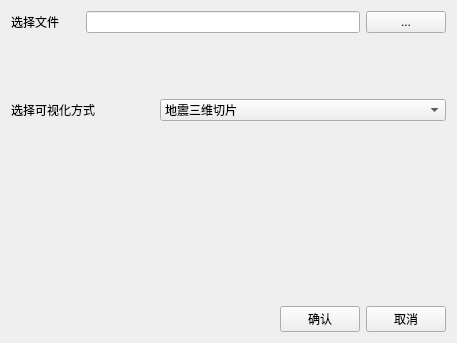
<?xml version="1.0" encoding="UTF-8"?>
<ui version="4.0">
 <class>Form</class>
 <widget class="QWidget" name="Form">
  <property name="windowModality">
   <enum>Qt::NonModal</enum>
  </property>
  <property name="geometry">
   <rect>
    <x>0</x>
    <y>0</y>
    <width>457</width>
    <height>343</height>
   </rect>
  </property>
  <property name="windowTitle">
   <string>Form</string>
  </property>
  <layout class="QVBoxLayout" name="verticalLayout_2">
   <item>
    <layout class="QVBoxLayout" name="verticalLayout" stretch="1,1,1,3,1">
     <item>
      <layout class="QHBoxLayout" name="horizontalLayout" stretch="1,4,1">
       <item>
        <widget class="QLabel" name="label_2">
         <property name="text">
          <string>选择文件</string>
         </property>
        </widget>
       </item>
       <item>
        <widget class="QLineEdit" name="file"/>
       </item>
       <item>
        <widget class="QPushButton" name="choose_file">
         <property name="text">
          <string>...</string>
         </property>
        </widget>
       </item>
      </layout>
     </item>
     <item>
      <spacer name="verticalSpacer_2">
       <property name="orientation">
        <enum>Qt::Vertical</enum>
       </property>
       <property name="sizeHint" stdset="0">
        <size>
         <width>20</width>
         <height>40</height>
        </size>
       </property>
      </spacer>
     </item>
     <item>
      <layout class="QHBoxLayout" name="horizontalLayout_2" stretch="2,4">
       <item>
        <widget class="QLabel" name="label">
         <property name="text">
          <string>选择可视化方式</string>
         </property>
        </widget>
       </item>
       <item>
        <widget class="QComboBox" name="type">
         <item>
          <property name="text">
           <string>地震三维切片</string>
          </property>
         </item>
         <item>
          <property name="text">
           <string>频谱分析</string>
          </property>
         </item>
         <item>
          <property name="text">
           <string>变密度图</string>
          </property>
         </item>
        </widget>
       </item>
      </layout>
     </item>
     <item>
      <spacer name="verticalSpacer">
       <property name="orientation">
        <enum>Qt::Vertical</enum>
       </property>
       <property name="sizeHint" stdset="0">
        <size>
         <width>20</width>
         <height>40</height>
        </size>
       </property>
      </spacer>
     </item>
     <item>
      <layout class="QHBoxLayout" name="horizontalLayout_3" stretch="4,1,1">
       <item>
        <spacer name="horizontalSpacer_5">
         <property name="orientation">
          <enum>Qt::Horizontal</enum>
         </property>
         <property name="sizeHint" stdset="0">
          <size>
           <width>40</width>
           <height>20</height>
          </size>
         </property>
        </spacer>
       </item>
       <item>
        <widget class="QPushButton" name="btn_ok">
         <property name="text">
          <string>确认</string>
         </property>
        </widget>
       </item>
       <item>
        <widget class="QPushButton" name="btn_cancel">
         <property name="text">
          <string>取消</string>
         </property>
        </widget>
       </item>
      </layout>
     </item>
    </layout>
   </item>
  </layout>
 </widget>
 <resources/>
 <connections/>
</ui>
